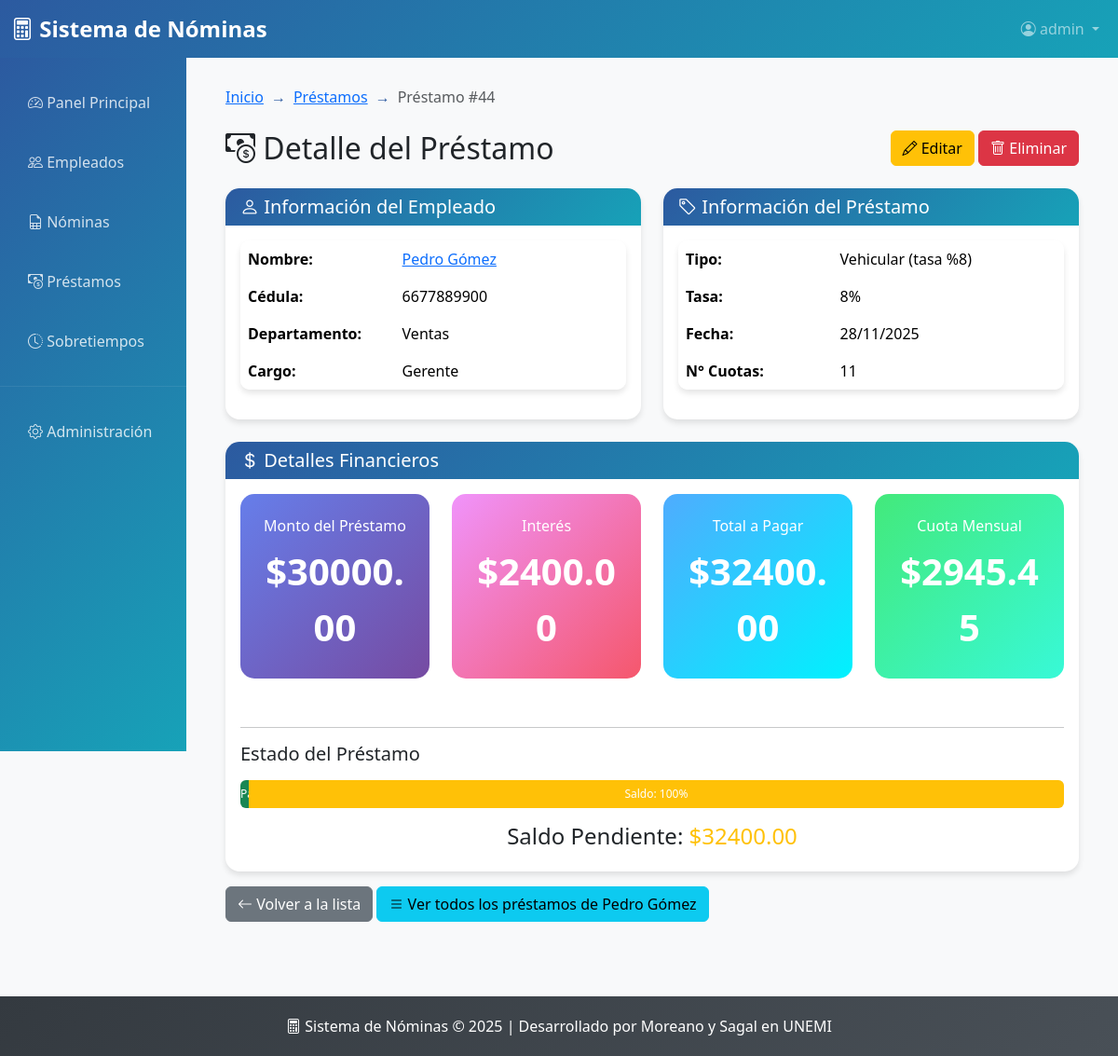
The page /prestamos/44/ (signed in) on the database its author committed.
### prestamos/models.py (models this page shows, shortened)
class Prestamo(models.Model):
    empleado = models.ForeignKey(Empleado, on_delete=models.CASCADE)
    tipo_prestamo = models.ForeignKey(TipoPrestamo, on_delete=models.CASCADE)
    fecha_prestamo = models.DateField()
    monto = models.DecimalField(max_digits=10, decimal_places=2)
    interes = models.DecimalField(max_digits=10, decimal_places=2, default=0)
    monto_pagar = models.DecimalField(max_digits=10, decimal_places=2, default=0)
    numero_cuotas = models.PositiveIntegerField(default=1)
    cuota_mensual = models.DecimalField(max_digits=10, decimal_places=2, editable=False, default=0)
    saldo = models.DecimalField(max_digits=10, decimal_places=2, editable=False, default=0)
    class Meta:
        verbose_name = "Préstamo"
        verbose_name_plural = "Préstamos"
        ordering = ['-fecha_prestamo']

class TipoPrestamo(models.Model):
    descripcion = models.CharField(max_length=100)
    tasa = models.IntegerField(default=0)
    class Meta:
        verbose_name = "Tipo de Préstamo"
        verbose_name_plural = "Tipos de Préstamo"

### nomina/models.py (models this page shows, shortened)
class Empleado(models.Model):
    cedula = models.CharField(max_length=10, unique=True)
    nombre = models.CharField(max_length=200)
    sueldo = models.DecimalField(max_digits=10, decimal_places=2)
    departamento = models.CharField(max_length=100)
    cargo = models.CharField(max_length=100)
    fecha_ingreso = models.DateField(null=True, blank=True)

### prestamos/views.py (the view)
# urls.py: path('<int:prestamo_id>/', views.PrestamoDetailView.as_view(), name='prestamo_detalle'),
class PrestamoDetailView(LoginRequiredMixin, TitleContextMixin, DetailView):
    model = Prestamo
    template_name = 'prestamo_detalle.html'
    context_object_name = 'prestamo'
    pk_url_kwarg = 'prestamo_id'
    title1 = "Préstamos"
    title2 = "Detalle del Préstamo"

### prestamos/mixins.py (called while the page is built)
    def get_context_data(self, **kwargs):
        context = super().get_context_data(**kwargs)
        if self.title1:
            context["title1"] = self.title1
        if self.title2:
            context["title2"] = self.title2
        return context

### templates/prestamo_detalle.html (shortened to what this page needs)
{% extends 'base.html' %}
{% block breadcrumb_items %}
<li class="breadcrumb-item"><a href="{% url 'prestamos_lista' %}">Préstamos</a></li>
<li class="breadcrumb-item active">Préstamo #{{ prestamo.id }}</li>
{% endblock %}
{% block content %}
<div class="row mb-3">
    <div class="col-md-6">
        <h2><i class="bi bi-cash-coin"></i> Detalle del Préstamo</h2>
    </div>
    <div class="col-md-6 text-end">
        <a href="{% url 'prestamo_editar' prestamo.id %}" class="btn btn-warning">
            <i class="bi bi-pencil"></i> Editar
        </a>
        <a href="{% url 'prestamo_eliminar' prestamo.id %}" class="btn btn-danger">
            <i class="bi bi-trash"></i> Eliminar
        </a>
    </div>
</div>
<div class="row">
    <div class="col-md-6 mb-4">
        <div class="card">
            <div class="card-header">
                <h5 class="mb-0"><i class="bi bi-person"></i> Información del Empleado</h5>
            </div>
            <div class="card-body">
                <table class="table table-borderless">
                    <tr>
                        <th width="40%">Nombre:</th>
                        <td>
                            <a href="{% url 'empleado_detalle' prestamo.empleado.id %}">
                                {{ prestamo.empleado.nombre }}
                            </a>
                        </td>
                    </tr>
                    <tr>
                        <th>Cédula:</th>
                        <td>{{ prestamo.empleado.cedula }}</td>
                    </tr>
                    <tr>
                        <th>Departamento:</th>
                        <td>{{ prestamo.empleado.departamento }}</td>
                    </tr>
                    <tr>
                        <th>Cargo:</th>
                        <td>{{ prestamo.empleado.cargo }}</td>
                    </tr>
                </table>
            </div>
        </div>
    </div>
    <div class="col-md-6 mb-4">
        <div class="card">
            <div class="card-header">
                <h5 class="mb-0"><i class="bi bi-tag"></i> Información del Préstamo</h5>
            </div>
            <div class="card-body">
                <table class="table table-borderless">
                    <tr>
                        <th width="40%">Tipo:</th>
                        <td>{{ prestamo.tipo_prestamo.descripcion }}</td>
                    </tr>
                    <tr>
                        <th>Tasa:</th>
                        <td>{{ prestamo.tipo_prestamo.tasa }}%</td>
                    </tr>
                    <tr>
                        <th>Fecha:</th>
                        <td>{{ prestamo.fecha_prestamo|date:"d/m/Y" }}</td>
                    </tr>
                    <tr>
                        <th>N° Cuotas:</th>
                        <td>{{ prestamo.numero_cuotas }}</td>
                    </tr>
                </table>
            </div>
        </div>
    </div>
</div>
<div class="row">
    <div class="col-md-12">
        <div class="card">
            <div class="card-header">
                <h5 class="mb-0"><i class="bi bi-currency-dollar"></i> Detalles Financieros</h5>
            </div>
            <div class="card-body">
                <div class="row text-center">
                    <div class="col-md-3 mb-3">
                        <div class="stats-card" style="background: linear-gradient(135deg, #667eea 0%, #764ba2 100%);">
                            <h6>Monto del Préstamo</h6>
                            <div class="stats-number">${{ prestamo.monto|floatformat:2 }}</div>
                        </div>
                    </div>
                    <div class="col-md-3 mb-3">
                        <div class="stats-card" style="background: linear-gradient(135deg, #f093fb 0%, #f5576c 100%);">
                            <h6>Interés</h6>
                            <div class="stats-number">${{ prestamo.interes|floatformat:2 }}</div>
                        </div>
                    </div>
                    <div class="col-md-3 mb-3">
                        <div class="stats-card" style="background: linear-gradient(135deg, #4facfe 0%, #00f2fe 100%);">
                            <h6>Total a Pagar</h6>
                            <div class="stats-number">${{ prestamo.monto_pagar|floatformat:2 }}</div>
                        </div>
                    </div>
                    <div class="col-md-3 mb-3">
                        <div class="stats-card" style="background: linear-gradient(135deg, #43e97b 0%, #38f9d7 100%);">
                            <h6>Cuota Mensual</h6>
                            <div class="stats-number">${{ prestamo.cuota_mensual|floatformat:2 }}</div>
                        </div>
                    </div>
                </div>
                <hr>
                <div class="row">
                    <div class="col-md-12">
                        <h5 class="mb-3">Estado del Préstamo</h5>
                        <div class="progress" style="height: 30px;">
                            {% widthratio prestamo.saldo prestamo.monto_pagar 100 as porcentaje_saldo %}
                            {% widthratio 100 1 1 as cien %}
                            {% widthratio cien porcentaje_saldo 1 as porcentaje_pagado %}
                            <div class="progress-bar bg-success" role="progressbar"
                                 style="width: {{ porcentaje_pagado }}%;"
                                 aria-valuenow="{{ porcentaje_pagado }}"
                                 aria-valuemin="0"
                                 aria-valuemax="100">
                                Pagado: {{ porcentaje_pagado }}%
                            </div>
                            <div class="progress-bar bg-warning" role="progressbar"
                                 style="width: {{ porcentaje_saldo }}%;"
                                 aria-valuenow="{{ porcentaje_saldo }}"
                                 aria-valuemin="0"
                                 aria-valuemax="100">
                                Saldo: {{ porcentaje_saldo }}%
                            </div>
                        </div>
                        <div class="mt-3 text-center">
                            <h4>Saldo Pendiente:
                                {% if prestamo.saldo > 0 %}
                                    <span class="text-warning">${{ prestamo.saldo|floatformat:2 }}</span>
                                {% else %}
                                    <span class="text-success">$0.00 - PAGADO</span>
                                {% endif %}
                            </h4>
                        </div>
                    </div>
                </div>
            </div>
        </div>
    </div>
</div>
<div class="mt-3">
    <a href="{% url 'prestamos_lista' %}" class="btn btn-secondary">
        <i class="bi bi-arrow-left"></i> Volver a la lista
    </a>
    <a href="{% url 'prestamos_por_empleado' prestamo.empleado.id %}" class="btn btn-info">
        <i class="bi bi-list"></i> Ver todos los préstamos de {{ prestamo.empleado.nombre }}
    </a>
</div>
{% endblock %}

### templates/base.html (shortened to what this page needs)
<!DOCTYPE html>
<html lang="es">
<head>
    <link href="https://cdn.jsdelivr.net/npm/bootstrap@5.3.2/dist/css/bootstrap.min.css" rel="stylesheet">
    <link rel="stylesheet" href="https://cdn.jsdelivr.net/npm/bootstrap-icons@1.11.1/font/bootstrap-icons.css">
</head>
<body>
    <nav class="navbar navbar-expand-lg navbar-dark" style="background: linear-gradient(135deg, var(--primary-color), var(--secondary-color));">
        <div class="container-fluid">
            <a class="navbar-brand" href="{% url 'dashboard' %}">
                <i class="bi bi-calculator"></i> Sistema de Nóminas
            </a>
            <div class="collapse navbar-collapse" id="navbarNav">
                <ul class="navbar-nav ms-auto">
                    <li class="nav-item dropdown">
                        {% if user.is_authenticated %}
                            <a class="nav-link dropdown-toggle" href="#" role="button" data-bs-toggle="dropdown">
                                <i class="bi bi-person-circle"></i> {{ user.username }}
                            </a>
                        {% endif %}
                    </li>
                </ul>
            </div>
        </div>
    </nav>
    <div class="container-fluid">
        <div class="row">
            <div class="col-md-3 col-lg-2 px-0">
                <div class="sidebar">
                    <nav class="nav flex-column pt-3">
                        <a class="nav-link {% if request.resolver_match.url_name == 'dashboard' %}active{% endif %}" href="{% url 'dashboard' %}">
                            <i class="bi bi-speedometer2"></i> Panel Principal
                        </a>
                        <a class="nav-link {% if request.resolver_match.url_name == 'empleados_lista' %}active{% endif %}" href="{% url 'empleados_lista' %}">
                            <i class="bi bi-people"></i> Empleados
                        </a>
                        <a class="nav-link {% if request.resolver_match.url_name == 'nominas_lista' %}active{% endif %}" href="{% url 'nominas_lista' %}">
                            <i class="bi bi-file-earmark-spreadsheet"></i> Nóminas
                        </a>
                        <a class="nav-link {% if request.resolver_match.url_name == 'prestamos_lista' %}active{% endif %}" href="{% url 'prestamos_lista' %}">
                            <i class="bi bi-cash-coin"></i> Préstamos
                        </a>
                        <a class="nav-link {% if request.resolver_match.url_name == 'sobretiempos_lista' %}active{% endif %}" href="{% url 'sobretiempos_lista' %}">
                            <i class="bi bi-clock-history"></i> Sobretiempos
                        </a>
                        <hr class="my-3" style="border-color: rgba(255,255,255,0.3);">
                        <a class="nav-link" href="/admin/">
                            <i class="bi bi-gear"></i> Administración
                        </a>
                    </nav>
                </div>
            </div>
            <div class="col-md-9 col-lg-10">
                <div class="main-content fade-in">
                    {% block breadcrumb %}
                    <nav aria-label="breadcrumb" class="mb-4">
                        <ol class="breadcrumb">
                            <li class="breadcrumb-item"><a href="{% url 'dashboard' %}">Inicio</a></li>
                            {% block breadcrumb_items %}{% endblock %}
                        </ol>
                    </nav>
                    {% endblock %}
                    {% block content %}{% endblock %}
                </div>
            </div>
        </div>
    </div>
    <footer class="footer">
        <div class="container">
            <p class="mb-0">
                <i class="bi bi-calculator"></i> Sistema de Nóminas © 2025
                | Desarrollado por Moreano y Sagal en UNEMI
            </p>
        </div>
    </footer>
</body>
</html>

### templates/base.html (style rules this page uses)
:root { --primary-color: #2c5aa0; --secondary-color: #17a2b8; --success-color: #28a745; --danger-color: #dc3545; --warning-color: #ffc107; --info-color: #17a2b8; --light-color: #f8f9fa; --dark-color: #343a40; }
body { background-color: var(--light-color); font-family: 'Segoe UI', Tahoma, Geneva, Verdana, sans-serif; }
.navbar-brand { font-weight: bold; font-size: 1.5rem; }
.sidebar { min-height: calc(100vh - 56px); background: linear-gradient(135deg, var(--primary-color), var(--secondary-color)); color: white; transition: all 0.3s; }
.sidebar .nav-link { color: rgba(255, 255, 255, 0.8); padding: 15px 20px; border-radius: 8px; margin: 5px 10px; transition: all 0.3s; }
.main-content { padding: 30px; }
.card { border: none; border-radius: 15px; box-shadow: 0 4px 6px rgba(0, 0, 0, 0.1); transition: transform 0.3s, box-shadow 0.3s; }
.card-header { background: linear-gradient(135deg, var(--primary-color), var(--secondary-color)); color: white; border-radius: 15px 15px 0 0 !important; border: none; }
.stats-card { background: linear-gradient(135deg, #667eea 0%, #764ba2 100%); color: white; border-radius: 15px; padding: 25px; margin-bottom: 20px; }
.stats-number { font-size: 2.5rem; font-weight: bold; }
.table { border-radius: 10px; overflow: hidden; box-shadow: 0 4px 6px rgba(0, 0, 0, 0.1); }
.footer { background: linear-gradient(135deg, var(--dark-color), #495057); color: white; text-align: center; padding: 20px 0; margin-top: 50px; }
.fade-in { animation: fadeIn 0.5s ease-in; }
.breadcrumb { background: transparent; padding: 0; }
.breadcrumb-item + .breadcrumb-item::before { content: "→"; color: var(--primary-color); }

### rows shown on the page
Prestamo: id "44", empleado.nombre "Pedro Gómez", empleado.cedula "6677889900", empleado.departamento "Ventas", empleado.cargo "Gerente", tipo_prestamo.descripcion "Vehicular (tasa %8)", tipo_prestamo.tasa "8", fecha_prestamo "28/11/2025", numero_cuotas "11", monto "30000.00", interes "2400.00", monto_pagar "32400.00", cuota_mensual "2945.45", saldo "32400.00"

### other values the page prints
{{ user.username }} "admin"
{{ porcentaje_saldo }} "100"
